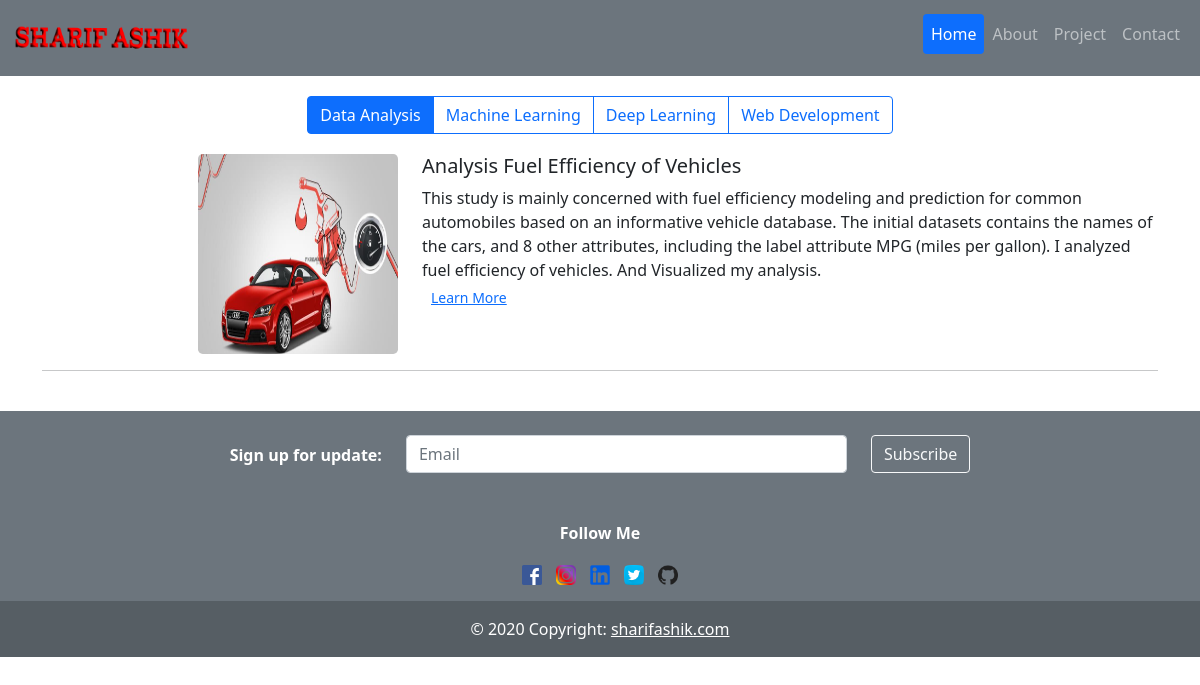
The page /project/data_analysis/ on the database its author committed.
### project/models.py (models this page shows, shortened)
class MyProject(models.Model):
    choice=(
        ('Data Analysis','Data Analysis'),
        ('Machine Learning','Machine Learning'),
        ('Deep Learning','Deep Learning'),
        ('Web Development','Web Development'),
    )
    project_id=models.AutoField
    project_name=models.CharField(max_length=100)
    project_catagory=models.CharField(max_length=100,choices=choice)
    project_description=models.TextField()
    project_url=models.URLField()
    project_pic=models.ImageField(upload_to='project_img',blank=True,)

### project/views.py (the view)
# urls.py: path('project/data_analysis/',views.Data_Analysis,name='data_analysis'),
def Data_Analysis(request):
   obj=MyProject.objects.filter(project_catagory='Data Analysis')
   context={
       'object':obj
    }
   return render(request,'project/data_analysis.html',context=context)

### templates/project/data_analysis.html (shortened to what this page needs)
{% extends 'base.html'%}
{% load static %}
{% block body%}
<div class="text-center" style="padding: 20;">
    <div class="btn-group" role="group" aria-label="Basic outlined example">
        <a href="{% url 'data_analysis' %}" class="btn btn-outline-primary active " >Data Analysis</a>
        <a href="{% url 'MachineLearning' %}" class="btn btn-outline-primary" >Machine Learning</a>
        <a href="{% url 'DeepLearning' %}" class="btn btn-outline-primary " >Deep Learning</a>
        <a href="{% url 'WebDevelopment' %}" class="btn btn-outline-primary" >Web Development</a>
    </div>
</div>
{% for i in object %}
<div class="container" id="list">
    <div class="jumbotron">
        <div class="row text-center" id="project_list" >
            <div class="col-sm-4 text-end">
                <a href="{{i.project_url}}"><img class="rounded-3" src="{{i.project_pic.url}}" alt="" height="200px" width="200px"></a>
            </div>
            <div class="col-8 text-start">
                <h5>{{i.project_name}}</h5>
                <p>{{i.project_description}}
                    <br><a href="{{i.project_url}}"><button type="button" class="btn btn-link btn-sm">Learn More</button></a>
                </p>
            </div>
        </div>
    </div><hr>
</div><br>
{% endfor %}
{% endblock%}

### rows shown on the page
MyProject: project_pic (picture), project_name "Analysis Fuel Efficiency of Vehicles", project_description "This study is mainly concerned with fuel efficiency modeling and prediction for common automobiles based on an informative vehicle database. The initial datasets contains the names of the cars, and 8 other attributes, including the label attribute MPG (miles per gallon). I analyzed fuel efficiency of vehicles. And Visualized my analysis."
